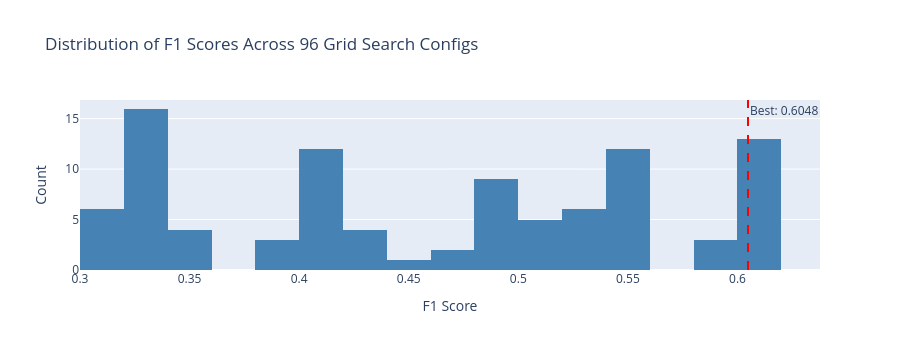

Source (notebook cell):
### Code cell
# Distribution of F1 scores across all configs
fig_hist = go.Figure(go.Histogram(x=grid_df['f1'], nbinsx=30, marker_color='steelblue'))
fig_hist.add_vline(x=grid_df['f1'].max(), line_dash='dash', line_color='red',
                   annotation_text=f"Best: {grid_df['f1'].max():.4f}")
fig_hist.update_layout(
    title="Distribution of F1 Scores Across 96 Grid Search Configs",
    xaxis_title="F1 Score", yaxis_title="Count", height=350
)
fig_hist.show()

### Figure 1 — Plotly figure (JSON) as saved in the notebook; plotly's stock layout.template omitted (floating-point values rounded to 4 significant figures)
{"data": [{"marker": {"color": "steelblue"}, "nbinsx": 30, "type": "histogram", "x": [0.5398, 0.6024, 0.5123, 0.4176, 0.3584, 0.3584, 0.5429, 0.6024, 0.4925, 0.3955, 0.3114, 0.3012, 0.5429, 0.6048, 0.4925, 0.3955, 0.3133, 0.303, 0.5429, 0.6048, 0.4975, 0.4, 0.3171, 0.3067, 0.5398, 0.6, 0.5314, 0.4632, 0.4239, 0.4239, 0.5429, 0.6024, 0.4925, 0.4, 0.3275, 0.3275, 0.5429, 0.6048, 0.4925, 0.4045, 0.3333, 0.3333, 0.5429, 0.6048, 0.4975, 0.4091, 0.3373, 0.3373, 0.5398, 0.5929, 0.5283, 0.4615, 0.4211, 0.4211, 0.5429, 0.6, 0.4975, 0.4066, 0.3333, 0.3333, 0.5429, 0.6048, 0.5, 0.4134, 0.3392, 0.3392, 0.5429, 0.6048, 0.5051, 0.4181, 0.3432, 0.3432, 0.5398, 0.5859, 0.5138, 0.4478, 0.4082, 0.4082, 0.5429, 0.5976, 0.4878, 0.3957, 0.324, 0.324, 0.5429, 0.6024, 0.495, 0.4066, 0.3333, 0.3333, 0.5429, 0.6024, 0.5, 0.4111, 0.3372, 0.3372]}], "layout": {"annotations": [{"showarrow": false, "text": "Best: 0.6048", "x": 0.6048, "xanchor": "left", "xref": "x", "y": 1, "yanchor": "top", "yref": "y domain"}], "height": 350, "shapes": [{"line": {"color": "red", "dash": "dash"}, "type": "line", "x0": 0.6048, "x1": 0.6048, "xref": "x", "y0": 0, "y1": 1, "yref": "y domain"}], "title": {"text": "Distribution of F1 Scores Across 96 Grid Search Configs"}, "xaxis": {"title": {"text": "F1 Score"}}, "yaxis": {"title": {"text": "Count"}}}}
